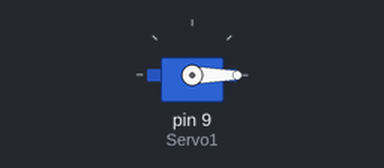
A sketch run on a simulated Arduino Uno, built with avr-gcc and run on an emulated ATmega328P. Shown: servo.

Above: at 0.05 s.
Timing chart, 0 to 3.0 s (numbered marks = the images above):
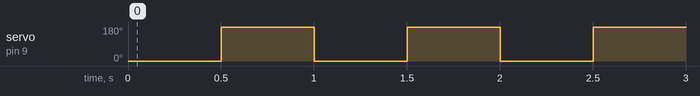

Measured:
- by itself, servo on pin 9 (Servo1): alternates 180° for 0.50 s and 0° for 0.50 s

The sketch:

servo_test_us.ino
```cpp
#include <Wire.h>
#include <Servo.h> //Inserire la libreria Servo

Servo Servo1; //Il nome del servo è Servo1
#define USMIN  350 // 300 for MG90S 350 for SG90
#define USMAX  2600 // per MG90S e SG90
#define SERVO_FREQ 50 // Analog servos run at ~50 Hz updates

uint8_t servonum = 1; // address of servo to be calibrated
void setup() {
  Servo1.attach (9); //Il Servo1 è collegato al pin digitale
}

void loop() {

  Servo1.writeMicroseconds(350);
  delay (500);
  Servo1.writeMicroseconds(2600);
  delay (500);
}
```
